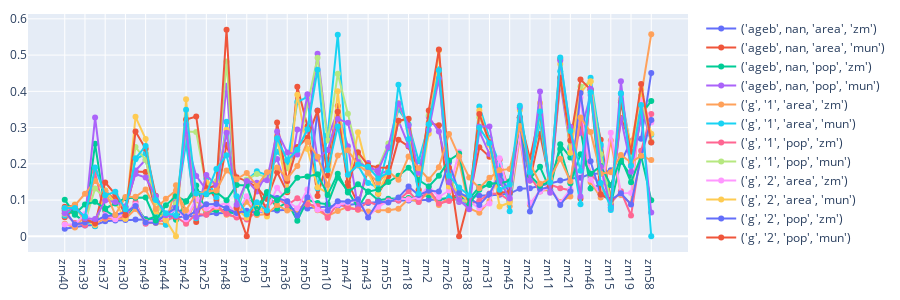
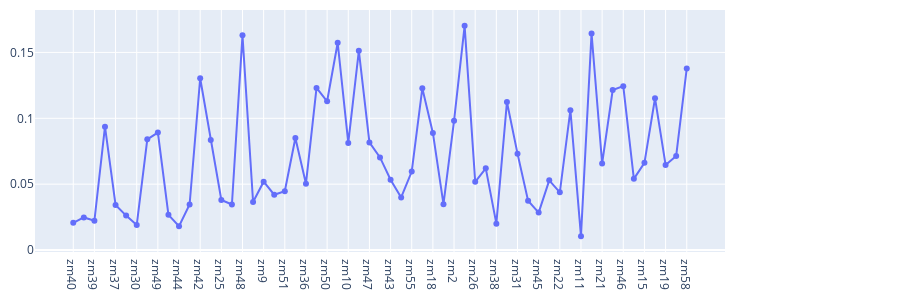

Notebook code for these charts, in order:
### Code cell
comp_coef = pd.DataFrame({
**a, **g, ** idw
})

sort_col = ud_helper.zms_sort_cols[3]
comp_coef = comp_coef.loc[zms.sort_values(sort_col).index]
sort_col = comp_coef.columns[0]
comp_coef=comp_coef.sort_values(sort_col)
print(sort_col)

draw_scatter(comp_coef, height=300)
draw_scatter(comp_coef.std(axis=1).to_frame(), height=300, margin_r=175)
